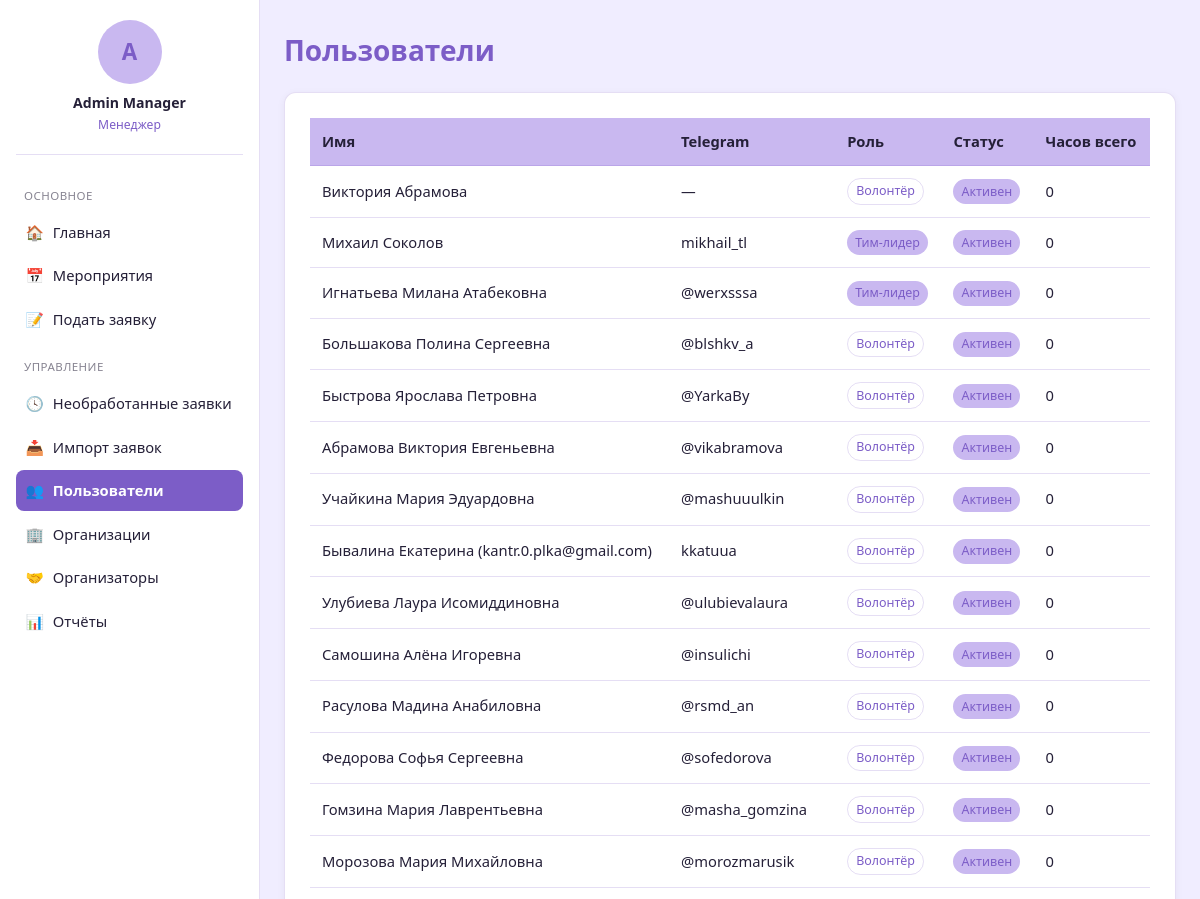
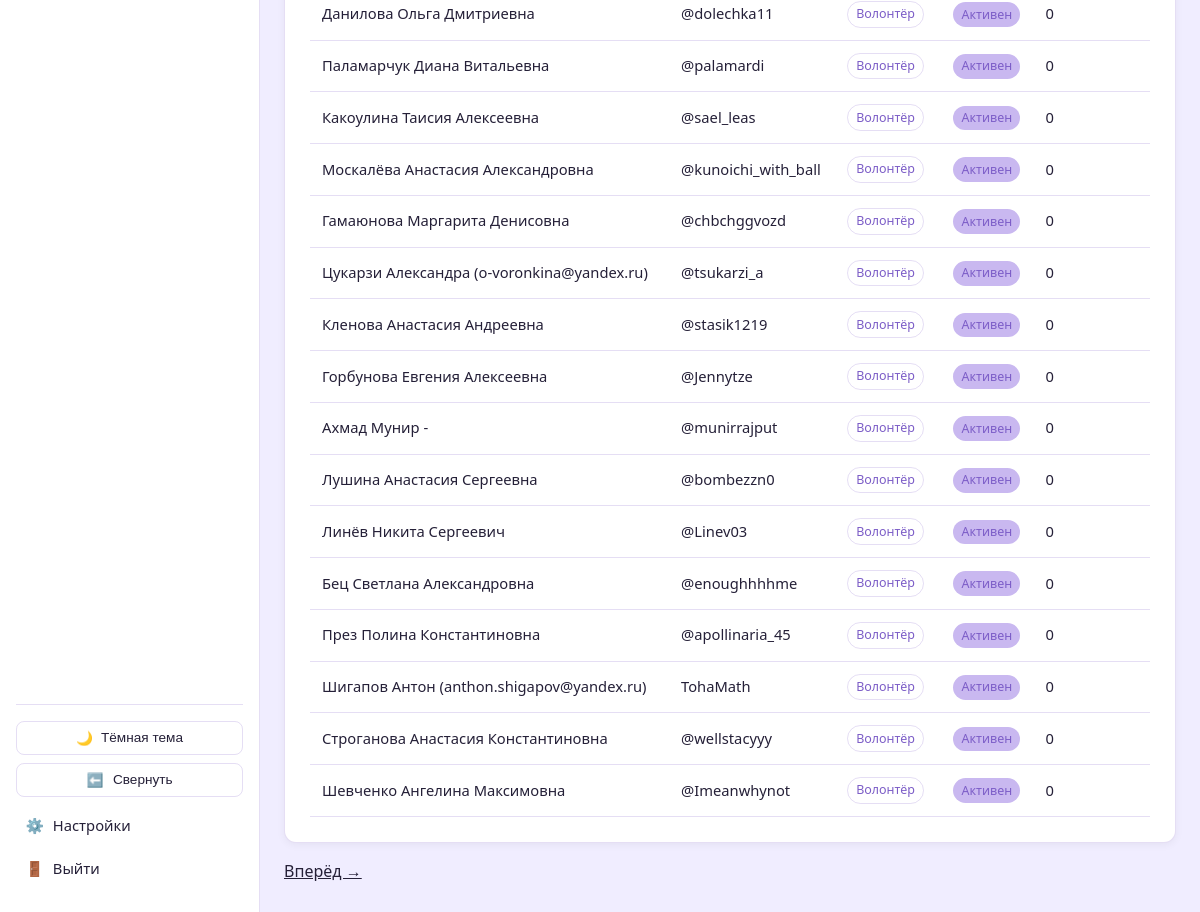
Page /users/ (signed in) on the committed database (2 pictures, top to bottom).
### blog/models.py (models this page shows, shortened)
class User(AbstractBaseUser):
    GENDER_CHOICES = [
        ('male', 'Мужской'),
        ('female', 'Женский'),
    ]
    STATUS_CHOICES = [
        ('active', 'Активен'),
        ('inactive', 'Неактивен'),
        ('blacklisted', 'В блэклисте'),
    ]
    id = models.AutoField(primary_key=True)
    system_username = models.CharField(max_length=50, blank=True, null=True, db_index=True)
    telegram_id = models.CharField(max_length=50, unique=True, db_index=True)
    telegram_username = models.CharField(max_length=100, blank=True, null=True)
    VK_username = models.CharField(max_length=100, blank=True, null=True)
    first_name = models.CharField(max_length=100, blank=True, null=True)
    last_name = models.CharField(max_length=100, blank=True, null=True)
    email = models.EmailField(blank=True, null=True)
    phone = models.CharField(max_length=20, blank=True, null=True)
    birthday = models.DateField(blank=True, null=True)
    about = models.TextField(blank=True, null=True)
    gender = models.CharField(max_length=10, choices=GENDER_CHOICES, blank=True, null=True)
    status = models.CharField(max_length=20, choices=STATUS_CHOICES, default='active')
    comment = models.TextField(blank=True, null=True)
    created_at = models.DateTimeField(auto_now_add=True)
    last_event_at = models.DateTimeField(blank=True, null=True)
    total_event_count = models.IntegerField(default=0)
    season_event_count = models.IntegerField(default=0)
    total_hours = models.IntegerField(default=0)
    season_hours = models.IntegerField(default=0)
    churn_score = models.FloatField(default=0)
    login = models.CharField(max_length=50, unique=True, blank=True, null=True)
    web_credentials_set_at = models.DateTimeField(blank=True, null=True)
    notify_new_events = models.BooleanField(default=True)
    objects = UserManager()
    USERNAME_FIELD = 'telegram_id'
    REQUIRED_FIELDS = []
    class Meta:
        db_table = 'users'
        verbose_name = 'Пользователь'
        verbose_name_plural = 'Пользователи'
    @property
    def full_name(self):
        return f"{self.first_name or ''} {self.last_name or ''}".strip() or self.telegram_username or self.telegram_id

### blog/views.py (the view)
# urls.py: path('users/', views.user_list, name='user_list'),
@manager_required
def user_list(request):
    users = User.objects.order_by('-created_at')
    paginator = Paginator(users, 30)
    page = paginator.get_page(request.GET.get('page'))
    manager_ids = set(Manager.objects.filter(revoked_at__isnull=True).values_list('user_id', flat=True))
    team_leader_ids = set(TeamLeader.objects.filter(revoked_at__isnull=True).values_list('user_id', flat=True))
    return render(request, 'blog/user_list.html', {
        'page_obj': page,
        'manager_ids': manager_ids,
        'team_leader_ids': team_leader_ids,
    })

### blog/context_processors.py (called while the page is built)
def role_flags(request):
    user = getattr(request, 'user', None)
    authenticated = bool(user and user.is_authenticated)
    return {
        'is_manager': is_manager(user) if authenticated else False,
        'is_team_leader': is_team_leader(user) if authenticated else False,
        'role_label': role_label(user) if authenticated else None,
    }

### blog/services/roles.py (called while the page is built)
def is_manager(user: User) -> bool:
    if not user or not user.is_authenticated:
        return False
    return user.manager_roles.filter(revoked_at__isnull=True).exists()

def is_team_leader(user: User) -> bool:
    if not user or not user.is_authenticated:
        return False
    return user.team_leader_roles.filter(revoked_at__isnull=True).exists()

def role_label(user: User) -> str:
    if is_manager(user):
        return 'Менеджер'
    if is_team_leader(user):
        return 'Тим-лидер'
    return 'Волонтёр'

### blog/templates/blog/user_list.html (shortened to what this page needs)
{% extends 'blog/base.html' %}
{% block content %}
<h1>Пользователи</h1>
<div class="card">
    <table>
        <thead>
            <tr><th>Имя</th><th>Telegram</th><th>Роль</th><th>Статус</th><th>Часов всего</th></tr>
        </thead>
        <tbody>
        {% for u in page_obj %}
            <tr data-href="{% url 'profile_detail' u.id %}">
                <td>{{ u.full_name }}</td>
                <td>{{ u.telegram_username|default:"—" }}</td>
                <td>
                    {% if u.id in manager_ids %}<span class="badge">Менеджер</span>
                    {% elif u.id in team_leader_ids %}<span class="badge">Тим-лидер</span>
                    {% else %}<span class="badge" style="background:transparent; border:1px solid var(--border);">Волонтёр</span>{% endif %}
                </td>
                <td>
                    {% if u.status == 'blacklisted' %}<span class="badge danger">В блэклисте</span>
                    {% elif u.status == 'inactive' %}<span class="badge warn">Неактивен</span>
                    {% else %}<span class="badge">Активен</span>{% endif %}
                </td>
                <td>{{ u.total_hours }}</td>
            </tr>
        {% empty %}
            <tr><td colspan="5">Пользователей пока нет.</td></tr>
        {% endfor %}
        </tbody>
    </table>
</div>
<div>
    {% if page_obj.has_next %}<a href="?page={{ page_obj.next_page_number }}">Вперёд →</a>{% endif %}
</div>
{% endblock %}

### blog/templates/blog/base.html (shortened to what this page needs)
{% load static %}<!DOCTYPE html>
<html lang="ru">
<head>
</head>
<body class="{% if request.COOKIES.sidebar_collapsed == '1' %}sidebar-collapsed{% endif %}">
{% if user.is_authenticated %}
<aside class="sidebar">
    <a href="{% url 'profile_detail' user.id %}" class="sidebar-account">
        <div class="avatar-placeholder">{{ user.full_name|slice:":1"|upper }}</div>
        <div class="username">{{ user.full_name }}</div>
        <div class="role">{{ role_label }}</div>
    </a>
    <div class="nav-section-title">Основное</div>
    <a href="{% url 'dashboard' %}" class="nav-link {% if request.resolver_match.url_name == 'dashboard' %}active{% endif %}" title="Главная"><span class="icon">🏠</span><span class="nav-label"> Главная</span></a>
    <a href="{% url 'event_list' %}" class="nav-link {% if request.resolver_match.url_name in 'event_list,event_detail' %}active{% endif %}" title="Мероприятия"><span class="icon">📅</span><span class="nav-label"> Мероприятия</span></a>
    <a href="{% url 'application_create' %}" class="nav-link " title="Подать заявку"><span class="icon">📝</span><span class="nav-label"> Подать заявку</span></a>
    {% if is_manager %}
    <div class="nav-section-title">Управление</div>
    <a href="{% url 'pending_applications' %}" class="nav-link " title="Необработанные заявки"><span class="icon">🕓</span><span class="nav-label"> Необработанные заявки</span></a>
    <a href="{% url 'import_preview' %}" class="nav-link " title="Импорт заявок"><span class="icon">📥</span><span class="nav-label"> Импорт заявок</span></a>
    <a href="{% url 'user_list' %}" class="nav-link {% if request.resolver_match.url_name == 'user_list' %}active{% endif %}" title="Пользователи"><span class="icon">👥</span><span class="nav-label"> Пользователи</span></a>
    <a href="{% url 'organizations_list' %}" class="nav-link " title="Организации"><span class="icon">🏢</span><span class="nav-label"> Организации</span></a>
    <a href="{% url 'organizer_list' %}" class="nav-link " title="Организаторы"><span class="icon">🤝</span><span class="nav-label"> Организаторы</span></a>
    <a href="{% url 'report_period' %}" class="nav-link {% if request.resolver_match.url_name == 'report_period' %}active{% endif %}" title="Отчёты"><span class="icon">📊</span><span class="nav-label"> Отчёты</span></a>
    {% endif %}
    <div class="sidebar-footer">
        <button type="button" class="theme-toggle" id="theme-toggle" title="Тема">
            <span class="icon" id="theme-icon">🌙</span><span class="theme-label" id="theme-label"> Тёмная тема</span>
        </button>
        <button type="button" class="sidebar-toggle" id="sidebar-toggle" title="Свернуть панель">
            <span class="icon" id="sidebar-toggle-icon">⬅️</span><span class="nav-label" id="sidebar-toggle-label"> Свернуть</span>
        </button>
        <a href="{% url 'settings' %}" class="nav-link {% if request.resolver_match.url_name == 'settings' %}active{% endif %}" title="Настройки"><span class="icon">⚙️</span><span class="nav-label"> Настройки</span></a>
        <a href="{% url 'logout' %}" class="nav-link" title="Выйти"><span class="icon">🚪</span><span class="nav-label"> Выйти</span></a>
    </div>
</aside>
{% endif %}
<div class="page-wrapper" style="{% if not user.is_authenticated %}margin-left:0;{% endif %}">
    <main>
        {% block content %}{% endblock %}
    </main>
</div>
</body>
</html>

### blog/templates/blog/base.html (style rules this page uses)
:root, [data-theme="light"] { --bg: #F0EDFF; --surface: #FFFFFF; --primary: #7C5DC7; --primary-contrast: #FFFFFF; --secondary: #C9B8F0; --text: #252038; --success: #A895E8; --danger: #C0392B; --border: rgba(124, 93, 199, 0.2); --sidebar-width: 260px; --sidebar-width-collapsed: 68px; }
* { box-sizing: border-box; }
body { margin: 0; font-family: 'Segoe UI', Tahoma, Geneva, Verdana, sans-serif; font-size: 16px; line-height: 1.6; background: var(--bg); color: var(--text); }
a { color: inherit; }
.sidebar { position: fixed; top: 0; left: 0; bottom: 0; width: var(--sidebar-width); background: var(--surface); border-right: 1px solid var(--border); display: flex; flex-direction: column; padding: 1.25rem 1rem; overflow-x: hidden; overflow-y: auto; transition: width 0.2s ease; z-index: 10; }
.sidebar-account { display: flex; flex-direction: column; align-items: center; text-align: center; text-decoration: none; padding-bottom: 1.25rem; margin-bottom: 1rem; border-bottom: 1px solid var(--border); }
.avatar-placeholder { width: 64px; height: 64px; border-radius: 50%; background: var(--secondary); display: flex; align-items: center; justify-content: center; font-size: 1.4rem; font-weight: 700; color: var(--primary); margin-bottom: 0.5rem; flex-shrink: 0; }
.sidebar-account .username { font-size: 0.88rem; font-weight: 600; color: var(--text); }
.sidebar-account .role { font-size: 0.76rem; color: var(--primary); }
.nav-section-title { font-size: 0.72rem; text-transform: uppercase; letter-spacing: 0.04em; color: var(--text); opacity: 0.55; margin: 1rem 0 0.4rem; padding: 0 0.5rem; white-space: nowrap; }
.nav-link { display: flex; align-items: center; gap: 0.6rem; padding: 0.55rem 0.6rem; border-radius: 8px; text-decoration: none; color: var(--text); font-size: 0.92rem; margin-bottom: 0.15rem; white-space: nowrap; }
.nav-link .icon { width: 1.2em; text-align: center; flex-shrink: 0; }
.nav-link.active { background: var(--primary); color: var(--primary-contrast); font-weight: 600; }
.sidebar-footer { margin-top: auto; padding-top: 1rem; border-top: 1px solid var(--border); }
.sidebar-toggle { display: flex; align-items: center; justify-content: center; gap: 0.6rem; width: 100%; background: none; border: 1px solid var(--border); border-radius: 8px; color: var(--text); padding: 0.5rem; cursor: pointer; font-size: 0.85rem; margin-bottom: 0.5rem; }
.theme-toggle { display: flex; align-items: center; justify-content: center; gap: 0.5rem; width: 100%; background: none; border: 1px solid var(--border); border-radius: 8px; color: var(--text); padding: 0.5rem; cursor: pointer; font-size: 0.85rem; margin-bottom: 0.5rem; }
.page-wrapper { margin-left: var(--sidebar-width); min-height: 100vh; transition: margin-left 0.2s ease; }
main { max-width: 1100px; margin: 0 auto; padding: 1.75rem 1.5rem; }
h1 { font-size: 28px; font-weight: 700; color: var(--primary); margin-top: 0; }
.card { background: var(--surface); border: 1px solid var(--border); border-radius: 12px; box-shadow: 0 2px 8px rgba(0,0,0,0.05); padding: 25px; margin-bottom: 1rem; }
table { width: 100%; border-collapse: collapse; }
th, td { text-align: left; padding: 12px; border-bottom: 1px solid var(--border); font-size: 0.92rem; }
th { background: var(--secondary); color: var(--text); font-weight: 700; }
tbody tr[data-href] { cursor: pointer; }
.badge { display: inline-block; padding: 0.15rem 0.5rem; border-radius: 999px; font-size: 0.78rem; background: var(--secondary); color: var(--primary); }

### rows in the picture
User: full_name "A", full_name "Admin Manager"
User: full_name "Виктория Абрамова", telegram_username "—", shows "Волонтёр", status "Активен", total_hours "0"
User: full_name "Михаил Соколов", telegram_username "mikhail_tl", shows "Тим-лидер", status "Активен", total_hours "0"
User: full_name "Игнатьева Милана Атабековна", telegram_username "@werxsssa", shows "Тим-лидер", status "Активен", total_hours "0"
User: full_name "Большакова Полина Сергеевна", telegram_username "@blshkv_a", shows "Волонтёр", status "Активен", total_hours "0"
User: full_name "Быстрова Ярослава Петровна", telegram_username "@YarkaBy", shows "Волонтёр", status "Активен", total_hours "0"
User: full_name "Абрамова Виктория Евгеньевна", telegram_username "@vikabramova", shows "Волонтёр", status "Активен", total_hours "0"
User: full_name "Учайкина Мария Эдуардовна", telegram_username "@mashuuulkin", shows "Волонтёр", status "Активен", total_hours "0"
User: full_name "Бывалина Екатерина (kantr.0.plka@gmail.com)", telegram_username "kkatuua", shows "Волонтёр", status "Активен", total_hours "0"
User: full_name "Улубиева Лаура Исомиддиновна", telegram_username "@ulubievalaura", shows "Волонтёр", status "Активен", total_hours "0"
User: full_name "Самошина Алёна Игоревна", telegram_username "@insulichi", shows "Волонтёр", status "Активен", total_hours "0"
User: full_name "Расулова Мадина Анабиловна", telegram_username "@rsmd_an", shows "Волонтёр", status "Активен", total_hours "0"
User: full_name "Федорова Софья Сергеевна", telegram_username "@sofedorova", shows "Волонтёр", status "Активен", total_hours "0"
User: full_name "Гомзина Мария Лаврентьевна", telegram_username "@masha_gomzina", shows "Волонтёр", status "Активен", total_hours "0"
User: full_name "Морозова Мария Михайловна", telegram_username "@morozmarusik", shows "Волонтёр", status "Активен", total_hours "0"
User: full_name "Данилова Ольга Дмитриевна", telegram_username "@dolechka11", shows "Волонтёр", status "Активен", total_hours "0"
User: full_name "Паламарчук Диана Витальевна", telegram_username "@palamardi", shows "Волонтёр", status "Активен", total_hours "0"
User: full_name "Какоулина Таисия Алексеевна", telegram_username "@sael_leas", shows "Волонтёр", status "Активен", total_hours "0"
User: full_name "Москалёва Анастасия Александровна", telegram_username "@kunoichi_with_ball", shows "Волонтёр", status "Активен", total_hours "0"
User: full_name "Гамаюнова Маргарита Денисовна", telegram_username "@chbchggvozd", shows "Волонтёр", status "Активен", total_hours "0"
User: full_name "Цукарзи Александра (o-voronkina@yandex.ru)", telegram_username "@tsukarzi_a", shows "Волонтёр", status "Активен", total_hours "0"
User: full_name "Кленова Анастасия Андреевна", telegram_username "@stasik1219", shows "Волонтёр", status "Активен", total_hours "0"
User: full_name "Горбунова Евгения Алексеевна", telegram_username "@Jennytze", shows "Волонтёр", status "Активен", total_hours "0"
User: full_name "Ахмад Мунир -", telegram_username "@munirrajput", shows "Волонтёр", status "Активен", total_hours "0"
User: full_name "Лушина Анастасия Сергеевна", telegram_username "@bombezzn0", shows "Волонтёр", status "Активен", total_hours "0"
User: full_name "Линёв Никита Сергеевич", telegram_username "@Linev03", shows "Волонтёр", status "Активен", total_hours "0"
User: full_name "Бец Светлана Александровна", telegram_username "@enoughhhhme", shows "Волонтёр", status "Активен", total_hours "0"
User: full_name "През Полина Константиновна", telegram_username "@apollinaria_45", shows "Волонтёр", status "Активен", total_hours "0"
User: full_name "Шигапов Антон (anthon.shigapov@yandex.ru)", telegram_username "TohaMath", shows "Волонтёр", status "Активен", total_hours "0"
User: full_name "Строганова Анастасия Константиновна", telegram_username "@wellstacyyy", shows "Волонтёр", status "Активен", total_hours "0"
User: full_name "Шевченко Ангелина Максимовна", telegram_username "@Imeanwhynot", shows "Волонтёр", status "Активен", total_hours "0"

### other values in the picture
{{ role_label }} "Менеджер"
